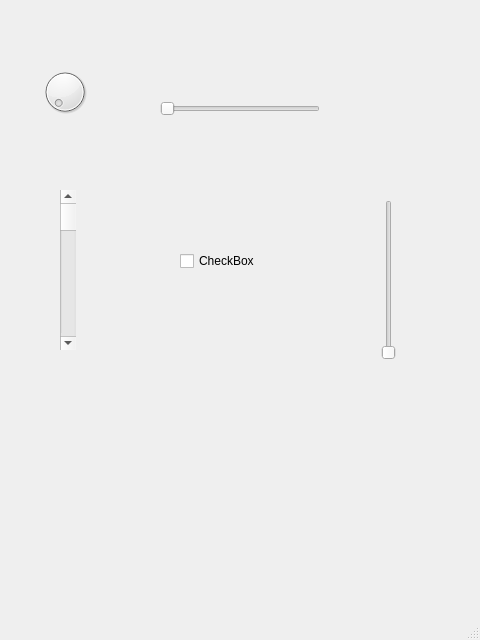
<?xml version="1.0" encoding="UTF-8"?>
<ui version="4.0">
 <class>Test2_2</class>
 <widget class="QMainWindow" name="Test2_2">
  <property name="geometry">
   <rect>
    <x>0</x>
    <y>0</y>
    <width>480</width>
    <height>640</height>
   </rect>
  </property>
  <property name="windowTitle">
   <string>MainWindow</string>
  </property>
  <widget class="QWidget" name="centralwidget">
   <widget class="QCheckBox" name="checkBox">
    <property name="geometry">
     <rect>
      <x>180</x>
      <y>250</y>
      <width>95</width>
      <height>22</height>
     </rect>
    </property>
    <property name="text">
     <string>CheckBox</string>
    </property>
   </widget>
   <widget class="QSlider" name="horizontalSlider">
    <property name="geometry">
     <rect>
      <x>160</x>
      <y>100</y>
      <width>160</width>
      <height>18</height>
     </rect>
    </property>
    <property name="orientation">
     <enum>Qt::Horizontal</enum>
    </property>
   </widget>
   <widget class="QSlider" name="verticalSlider">
    <property name="geometry">
     <rect>
      <x>380</x>
      <y>200</y>
      <width>18</width>
      <height>160</height>
     </rect>
    </property>
    <property name="orientation">
     <enum>Qt::Vertical</enum>
    </property>
   </widget>
   <widget class="QScrollBar" name="verticalScrollBar">
    <property name="geometry">
     <rect>
      <x>60</x>
      <y>190</y>
      <width>16</width>
      <height>160</height>
     </rect>
    </property>
    <property name="orientation">
     <enum>Qt::Vertical</enum>
    </property>
   </widget>
   <widget class="QDial" name="dial">
    <property name="geometry">
     <rect>
      <x>40</x>
      <y>60</y>
      <width>50</width>
      <height>64</height>
     </rect>
    </property>
   </widget>
  </widget>
  <widget class="QMenuBar" name="menubar">
   <property name="geometry">
    <rect>
     <x>0</x>
     <y>0</y>
     <width>480</width>
     <height>25</height>
    </rect>
   </property>
  </widget>
  <widget class="QStatusBar" name="statusbar"/>
 </widget>
 <resources/>
 <connections/>
</ui>
